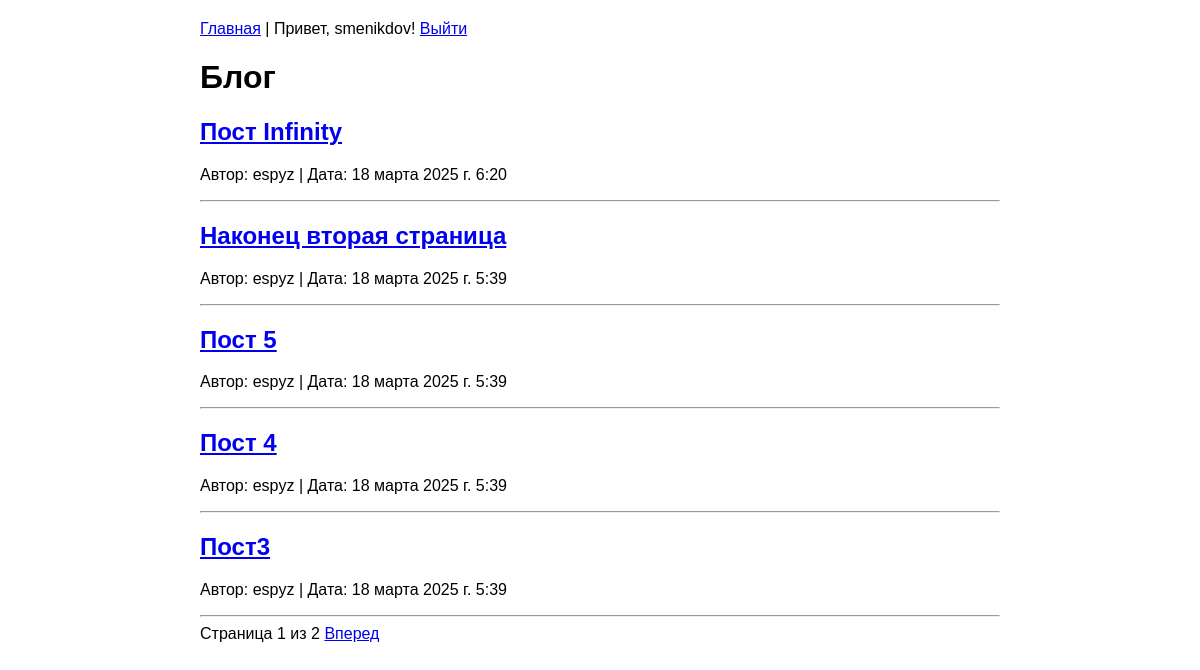
Screenshot of / (signed in) with the database file from the repository.
### blog/models.py (models this page shows, shortened)
class Post(models.Model):
    title = models.CharField(max_length=200)
    content = models.TextField()
    created_at = models.DateTimeField(auto_now_add=True)
    updated_at = models.DateTimeField(auto_now=True)
    author = models.ForeignKey(User, on_delete=models.CASCADE)

### blog/views.py (the view)
# urls.py: path('', views.post_list, name='post_list'),
def post_list(request):
    posts = Post.objects.all().order_by('-created_at')
    paginator = Paginator(posts, 5)
    page_number = request.GET.get('page')
    page_obj = paginator.get_page(page_number)
    return render(request, 'blog/post_list.html', {'page_obj': page_obj})

### templates/blog/post_list.html (shortened to what this page needs)
{% extends 'base.html' %}
{% block content %}
    <h1>Блог</h1>
    {% for post in page_obj %}
        <div>
            <h2><a href="{% url 'post_detail' post.pk %}">{{ post.title }}</a></h2>
            <p>Автор: {{ post.author }} | Дата: {{ post.created_at }}</p>
        </div>
        <hr>
    {% empty %}
        <p>Статей пока нет</p>
    {% endfor %}
    <div class="pagination">
        <span>Страница {{ page_obj.number }} из {{ page_obj.paginator.num_pages }}</span>
        {% if page_obj.has_next %}
            <a href="?page={{ page_obj.next_page_number }}">Вперед</a>
        {% endif %}
    </div>
{% endblock %}

### templates/base.html (shortened to what this page needs)
<!DOCTYPE html>
<html lang="ru">
<head>
</head>
<body>
    <div class="container">
        <div class="nav">
            <a href="{% url 'post_list' %}">Главная</a>
            {% if user.is_authenticated %}
                | Привет, {{ user.username }}!
                <a href="{% url 'logout' %}">Выйти</a>
            {% else %}
                | <a href="{% url 'login' %}">Войти</a>
                | <a href="{% url 'register' %}">Регистрация</a>
            {% endif %}
        </div>
        {% block content %}{% endblock %}
    </div>
</body>
</html>

### templates/base.html (style rules this page uses)
body { font-family: Arial, sans-serif; margin: 0; padding: 20px; }
.container { max-width: 800px; margin: 0 auto; }
.nav { margin-bottom: 20px; }

### rows the page displays
Post: title "Пост Infinity", author "espyz", created_at "18 марта 2025 г. 6:20"
Post: title "Наконец вторая страница", author "espyz", created_at "18 марта 2025 г. 5:39"
Post: title "Пост 5", author "espyz", created_at "18 марта 2025 г. 5:39"
Post: title "Пост 4", author "espyz", created_at "18 марта 2025 г. 5:39"
Post: title "Пост3", author "espyz", created_at "18 марта 2025 г. 5:39"

### other values shown
{{ user.username }} "smenikdov"
{{ page_obj.number }} "1"
{{ page_obj.paginator.num_pages }} "2"
